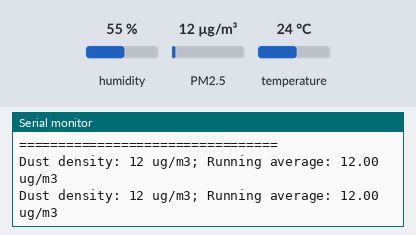
This sketch was run on a simulated ESP32. Shown: the last lines printed to the serial monitor. The inputs (shaded band) are chosen by the test bench; at power-on: PM2.5 12 µg/m³, humidity 55 %, temperature 24 °C.

Above: at 1.2 s.
1.3 s: PM2.5 set to 6 µg/m³
At 2.6 s:
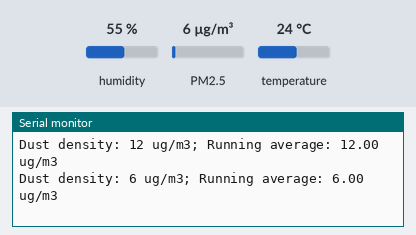
2.8 s: PM2.5 set to 75 µg/m³
At 3.7 s:
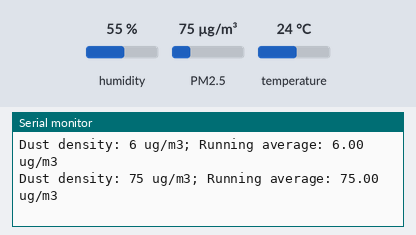
Timing chart, 0 to 5.8 s (numbered marks = the images above; inputs shaded):
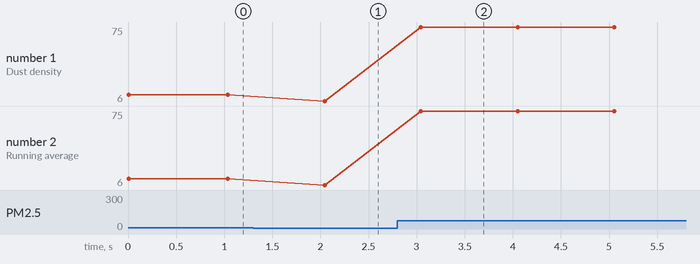

The sketch:

ESP_1.ino
```cpp
#include <GP2YDustSensor.h>
#include <DHT.h>

const uint8_t SHARP_LED_PIN = 2;
const uint8_t SHARP_VO_PIN = 34;
#define DHTPIN 26
#define DHTTYPE DHT22

GP2YDustSensor dustSensor(GP2YDustSensorType::GP2Y1010AU0F, SHARP_LED_PIN, SHARP_VO_PIN);
DHT dht(DHTPIN, DHTTYPE);

void setup() {
  Serial.begin(9600);
  Serial2.begin(115200, SERIAL_8N1, 3, 1);

  dustSensor.begin();
  dht.begin();

  Serial.println("ESP32 Siap");
  Serial.println("=================================");
}

void loop() {
  float pm25 = dustSensor.getDustDensity();

  if (pm25 < 0) pm25 = 0;
  if (pm25 > 500) pm25 = 500;

  float suhu = dht.readTemperature();
  float hum = dht.readHumidity();
  if (isnan(suhu) || isnan(hum)) {
    suhu = 0;
    hum = 0;
  }

  Serial2.print(pm25, 0);
  Serial2.print(",");
  Serial2.print(suhu, 1);
  Serial2.print(",");
  Serial2.println(hum, 1);

  Serial.print("Dust density: ");
  Serial.print(pm25, 0);
  Serial.print(" ug/m3; Running average: ");
  Serial.print(dustSensor.getRunningAverage());
  Serial.println(" ug/m3");
  delay(1000);
}
```

Measured:
- after the input at 1.3 s, the serial monitor: prints a new line after 0.74 s (image 1)
- after the input at 2.8 s, the serial monitor: prints a new line after 0.25 s (image 2)
- plotted number 1: 12 → 6 after the input at 1.3 s, 6 → 75 after the input at 2.8 s
- plotted number 2: 12 → 6 after the input at 1.3 s, 6 → 75 after the input at 2.8 s
